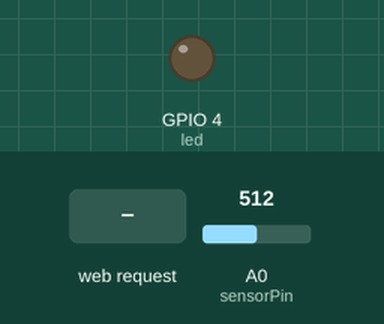
Bench run of a sketch on a simulated ESP8266 (NodeMCU). Shown: output pins drawn as LEDs (lit = HIGH). The inputs (shaded band) are chosen by the test bench; at power-on: A0 (sensorPin) = 512. WiFi joins after 1.5 s; servers stay silent unless stated; what the sketch prints to the serial monitor is not drawn.

Above: at 2.8 s.
2.9 s: HTTP request GET /4/on received
At 3.9 s:
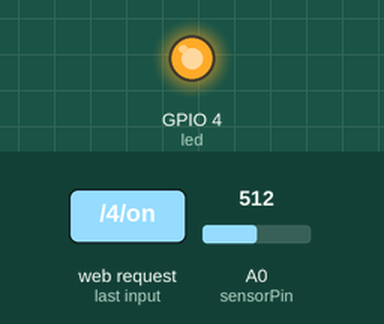
4.4 s: HTTP request GET /4/off received
At 5.7 s:
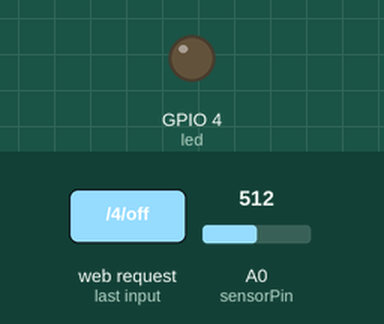
Timing chart, 0 to 7.4 s (numbered marks = the images above; inputs shaded):
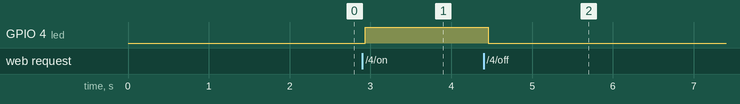

Measured:
- after the input at 2.9 s, GPIO 4 (led): LOW → HIGH at once
- after the input at 4.4 s, GPIO 4 (led): HIGH → LOW after 0.06 s

The sketch:

sketch_apr26d.ino
```cpp
#include <ESP8266WiFi.h>
const char* ssid     = "HAMIDREZA";
const char* password = "22558930h";
WiFiServer server(80);
String header;

String ledState = "off";
const int led = 4;
int sensorPin = A0;    // select the input pin for the potentiometer
int sensorValue = 0;  // variable to store the value coming from the sensor

// Current time
unsigned long currentTime = millis();
// Previous time
unsigned long previousTime = 0;
// Define timeout time in milliseconds (example: 2000ms = 2s)
const long timeoutTime = 2000;

void setup() {
  Serial.begin(115200);
  pinMode(led, OUTPUT);
  // Set led to LOW
  digitalWrite(led, LOW);

  // Connect to Wi-Fi network with SSID and password
  WiFi.mode(WIFI_STA);
  WiFi.disconnect();
  delay(100);
  connectToNetwork();
  Serial.println("IP address: ");
  Serial.println(WiFi.localIP());
  server.begin();
}

void connectToNetwork(){
  Serial.print("Connecting to ");
  Serial.println(ssid);
  WiFi.begin(ssid, password);
  while (WiFi.status() != WL_CONNECTED) {
    delay(500);
    Serial.print(".");
  }
  // Print local IP address and start web server
  Serial.println("");
  Serial.println("WiFi connected.");
}

void loop(){
  WiFiClient client = server.available();   // Listen for incoming clients
  sensorValue = analogRead(sensorPin);
  delay(30);

  if (client) {                             // If a new client connects,
    Serial.println("New Client.");          // print a message out in the serial port
    String currentLine = "";                // make a String to hold incoming data from the client
    currentTime = millis();
    previousTime = currentTime;
    while (client.connected() && currentTime - previousTime <= timeoutTime) { // loop while the client's connected
      currentTime = millis();
      if (client.available()) {             // if there's bytes to read from the client,
        char c = client.read();             // read a byte, then
        Serial.write(c);                    // print it out the serial monitor
        header += c;
        if (c == '\n') {                    // if the byte is a newline character
          // if the current line is blank, you got two newline characters in a row.
          // that's the end of the client HTTP request, so send a response:
          if (currentLine.length() == 0) {
            // HTTP headers always start with a response code (e.g. HTTP/1.1 200 OK)
            // and a content-type so the client knows what's coming, then a blank line:
            client.println("HTTP/1.1 200 OK");
            client.println("Content-type:text/html");
            client.println("Connection: close");
            client.println();

            // turns the GPIOs on and off
            if (header.indexOf("GET /4/on") >= 0) {
              Serial.println("GPIO 4 on");
              ledState = "on";
              digitalWrite(led, HIGH);
            }
            else if (header.indexOf("GET /4/off") >= 0) {
              Serial.println("GPIO 4 off");
              ledState = "off";
              digitalWrite(led, LOW);
            }

            // Display the HTML web page
            client.println("<!DOCTYPE html><html>");
            client.println("<head><meta name=\"viewport\" content=\"width=device-width, initial-scale=1\">");
            client.println("<link rel=\"icon\" href=\"data:,\">");
            // CSS to style the on/off buttons
            // Feel free to change the background-color and font-size attributes to fit your preferences
            client.println("<style>html { font-family: Helvetica; display: inline-block; margin: 0px auto; text-align: center;}");
            client.println(".button { background-color: #195B6A; border: none; color: white; padding: 16px 40px;");
            client.println("text-decoration: none; font-size: 30px; margin: 2px; cursor: pointer;}");
            client.println(".button2 {background-color: #77878A;}</style></head>");

            // Web Page Heading
            client.println("<body><h1>ESP8266 Web Server</h1>");

            // Display current state, and ON/OFF buttons for GPIO 5
            client.println("<p> LDR </p>");
            // If the output5State is off, it displays the ON button

            client.println(String("<p><a href=\"/ldr\"><button class=\"button\">" + String(sensorValue) + "</button></a></p>"));

            // Display current state, and ON/OFF buttons for GPIO 4
            client.println("<p> LED </p>");
            // If the ledState is off, it displays the ON button
            if (ledState=="off") {
              client.println("<p><a href=\"/4/on\"><button class=\"button\">ON</button></a></p>");
            } else {
              client.println("<p><a href=\"/4/off\"><button class=\"button button2\">OFF</button></a></p>");
            }
            client.println("</body></html>");

            // The HTTP response ends with another blank line
            client.println();
            // Break out of the while loop
            break;
          } else { // if you got a newline, then clear currentLine
            currentLine = "";
          }
        } else if (c != '\r') {  // if you got anything else but a carriage return character,
          currentLine += c;      // add it to the end of the currentLine
        }
      }
    }
    // Clear the header variable
    header = "";
    // Close the connection
    client.stop();
    Serial.println("Client disconnected.");
    Serial.println("");
  }
}
```
